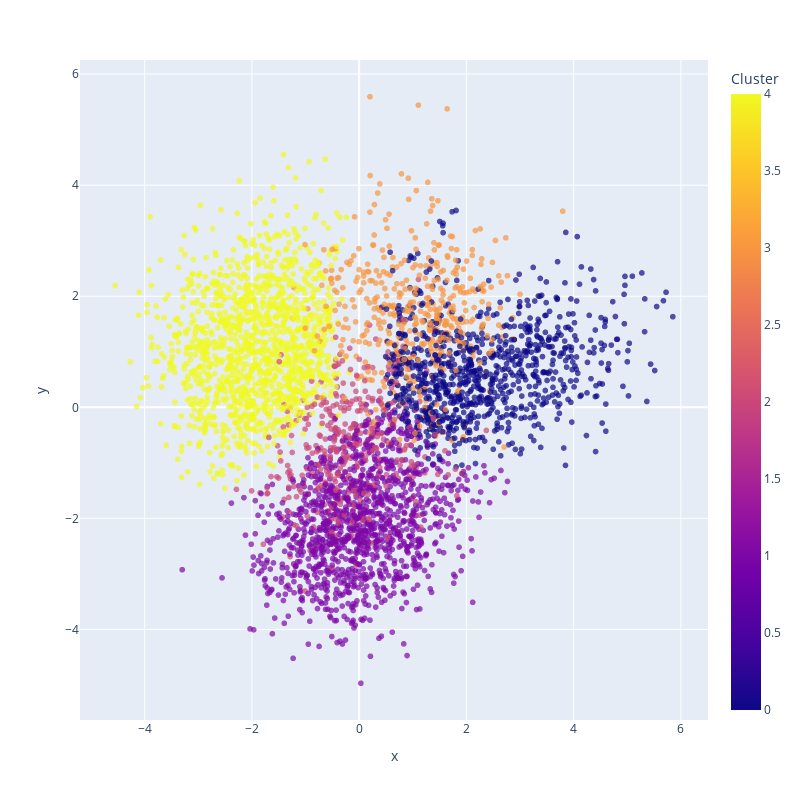

The code cell stored with this chart in its notebook:
### Markdown cell above
### 5.2 Visualize the clusters

After evaluation using the elbow method, we decided to perform Kmeans with 5 clusters. Now, we can visualize the resulting clusters. 

First, we use the principal component analysis to extract from the variables used for clustering two components which explain largest possible variation in these variables. This allows us to visualize the resulting clusters in a two-dimensional space. However, note that these clusters in 2D spcae can overlap, since the two principal components capture only some attributes of the multidimensional space which we considered when performing the clustering.

### Code cell
import plotly.express as px
from sklearn.decomposition import PCA
from sklearn.preprocessing import StandardScaler

plt.figure(figsize=(12, 8))

kmeans = KMeans(n_clusters=5)
clusters = kmeans.fit_predict(z_score_df)

z_score_df['Cluster'] = clusters

scaler = StandardScaler()
stand_data_scaled = scaler.fit_transform(z_score_df)

# PCA analysys.
pca = PCA(n_components=2).fit(stand_data_scaled)
pca_result = pca.transform(stand_data_scaled)

#Percentage of variance explained by each of the selected components.
variance_ratio = pca.explained_variance_ratio_

# Create a scatter plot
fig = px.scatter(x=pca_result[:, 0], y=pca_result[:, 1], color=clusters,
                 labels={'color': 'Cluster'},
                 #title='Cluster Plot against 1st 2 Principal Components',
                 opacity=0.7,
                 width=800, 
                 height=800)

plt.tight_layout()
fig.show()

print(f"These two components explain {(variance_ratio.sum()*100):.2f}% of the point variability.")

### Figure 1 — Plotly figure (JSON) as saved in the notebook; plotly's stock layout.template omitted (floating-point values rounded to 4 significant figures; data arrays with more than 128 entries replaced by an {"elided": "..."} marker saying what was removed)
{"data": [{"hovertemplate": "x=%{x}<br>y=%{y}<br>Cluster=%{marker.color}<extra></extra>", "legendgroup": "", "marker": {"color": {"elided": "4322 int values"}, "coloraxis": "coloraxis", "opacity": 0.7, "symbol": "circle"}, "mode": "markers", "name": "", "showlegend": false, "type": "scattergl", "x": {"elided": "4322 float values"}, "xaxis": "x", "y": {"elided": "4322 float values"}, "yaxis": "y"}], "layout": {"coloraxis": {"colorbar": {"title": {"text": "Cluster"}}, "colorscale": [[0, "#0d0887"], [0.1111, "#46039f"], [0.2222, "#7201a8"], [0.3333, "#9c179e"], [0.4444, "#bd3786"], [0.5556, "#d8576b"], [0.6667, "#ed7953"], [0.7778, "#fb9f3a"], [0.8889, "#fdca26"], [1, "#f0f921"]]}, "height": 800, "legend": {"tracegroupgap": 0}, "margin": {"t": 60}, "width": 800, "xaxis": {"anchor": "y", "autorange": true, "domain": [0, 1], "range": [-5.206, 6.506], "title": {"text": "x"}, "type": "linear"}, "yaxis": {"anchor": "x", "autorange": true, "domain": [0, 1], "range": [-5.63, 6.254], "title": {"text": "y"}, "type": "linear"}}}
